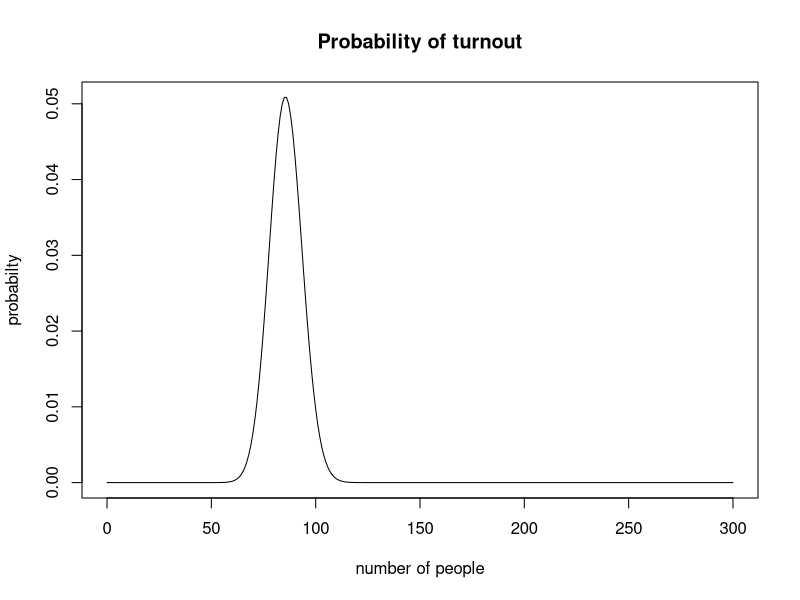

Recreate this plot in R.
## ---- chunk 1
turnout<-0:300
density<-dbinom(turnout, size=300, prob=2/7)
plot(turnout, density, type="l", xlab="number of people", ylab="probabilty",main="Probability of turnout")
## ---- chunk 2
CI=qbinom(0.95, size=300, prob=2/7)
